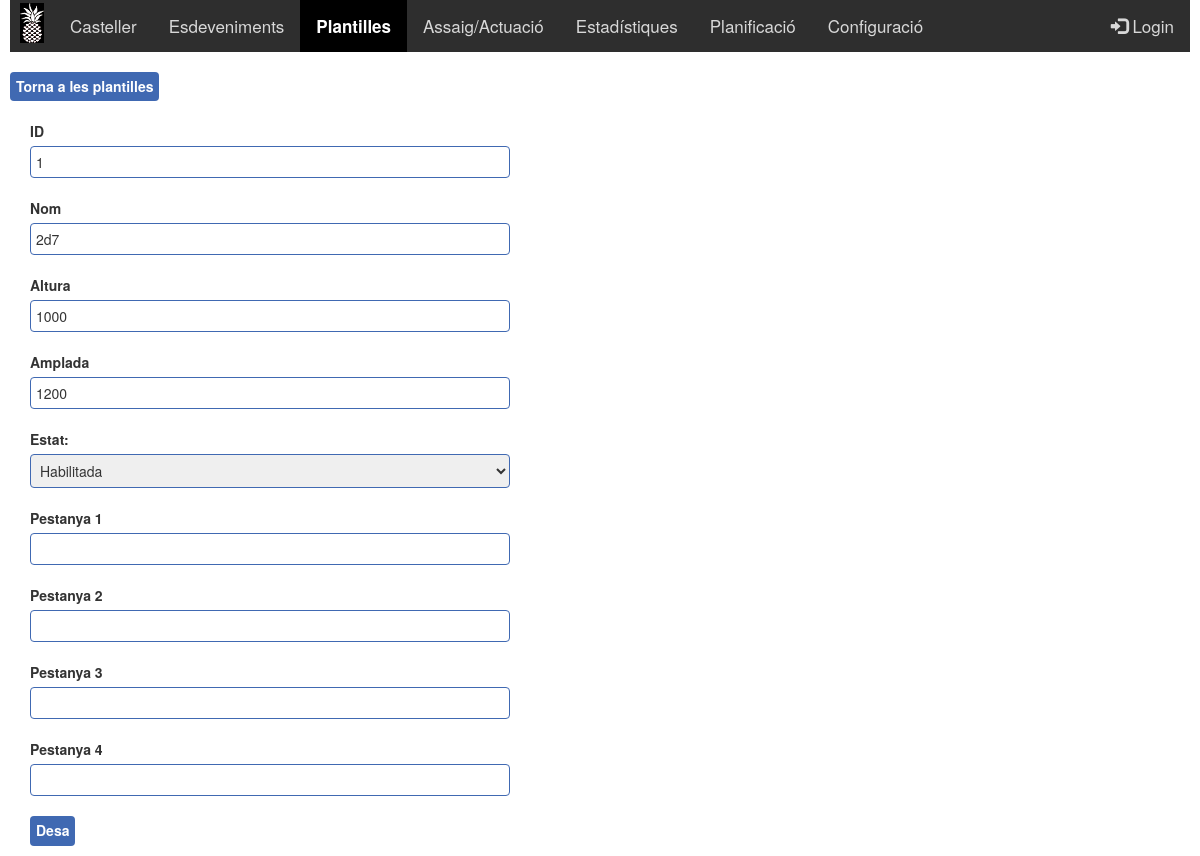
The page /Plantilla_Fitxa.php?id=1&nom=2d7 (signed in) on the database its author committed.
### tables this page shows
CREATE TABLE IF NOT EXISTS `PLANTILLA` (
  `Plantilla_ID` int(11) NOT NULL AUTO_INCREMENT,
  `Nom` varchar(20) NOT NULL,
  `Estat` int(11) NOT NULL,
  `W` int(11) NOT NULL DEFAULT '1000',
  `H` int(11) NOT NULL DEFAULT '700',
  `Pestanya_1` varchar(50) NOT NULL,
  `Pestanya_2` varchar(50) NOT NULL,
  `Pestanya_3` varchar(50) NOT NULL,
  `Pestanya_4` varchar(50) NOT NULL,
  PRIMARY KEY (`Plantilla_ID`)
);

### Plantilla_Fitxa.php (the view, shortened to what this page needs)
<html>
<head>
</head>
<?php include "$_SERVER[DOCUMENT_ROOT]/pinyator/Style.php";?>
<body>
<form method='post' action='Plantilla_Desa.php'>
<?php
include "$_SERVER[DOCUMENT_ROOT]/pinyator/Menu.php";
$id = 0;
if (!empty($_GET['id']))
{
	$id = intval($_GET['id']);
}
$nom = "";
$estat = 0;
$habilitada="";
$H=700;
$W=1000;
$ps1="";
$ps2="";
$ps3="";
$ps4="";
include "$_SERVER[DOCUMENT_ROOT]/pinyator/Connexio.php";
if ($id > 0)
{
	$sql="SELECT NOM, ESTAT, W, H,
	PESTANYA_1, PESTANYA_2, PESTANYA_3, PESTANYA_4
	FROM PLANTILLA
	WHERE PLANTILLA_ID = ".$id;
	$result = mysqli_query($conn, $sql);
	if (mysqli_num_rows($result) > 0)
	{
		while($row = mysqli_fetch_assoc($result))
		{
			$nom = $row["NOM"];
			$estat = $row["ESTAT"];
			$H = $row["H"];
			$W = $row["W"];
			$ps1 = $row["PESTANYA_1"];
			$ps2 = $row["PESTANYA_2"];
			$ps3 = $row["PESTANYA_3"];
			$ps4 = $row["PESTANYA_4"];
		}
	}
	else if (mysqli_error($conn) != "")
	{
		echo "Error: " . $sql . "<br>" . mysqli_error($conn);
	}
	if($estat==2)
	{
		$deshabilitada="selected";
		$habilitada="";
	}
	else
	{
		$habilitada="selected";
	}
}?>
<div>
  <a href="Plantilla.php" class="boto" >Torna a les plantilles</a>
</div>
<br>
<div style="position:absolute;width:500px">
<div class="form_group">
	<label>ID</label>
	<input type="text" class="form_edit" name="id" value="<?php echo $id ?>" readonly>
<br><br>
	<label>Nom</label>
	<input type="text" class="form_edit" name="nom" value="<?php echo $nom ?>" required>
<br><br>
	<label>Altura</label>
	<input type="number" class="form_edit" name="H" value="<?php echo $H ?>" required>
<br><br>
	<label>Amplada</label>
	<input type="number" class="form_edit" name="W" value="<?php echo $W ?>" required>
<br><br>
  <label for="sel1">Estat:</label>
  <select class="form_edit" name="estat">
	<option value=1 <?php echo $habilitada?>>Habilitada</option>
  </select>
<br><br>
	<label>Pestanya 1</label>
	<input type="text" class="form_edit" name="pestanya_1" value="<?php echo $ps1 ?>">
<br><br>
	<label>Pestanya 2</label>
	<input type="text" class="form_edit" name="pestanya_2" value="<?php echo $ps2 ?>">
<br><br>
	<label>Pestanya 3</label>
	<input type="text" class="form_edit" name="pestanya_3" value="<?php echo $ps3 ?>">
<br><br>
	<label>Pestanya 4</label>
	<input type="text" class="form_edit" name="pestanya_4" value="<?php echo $ps4 ?>">
<br><br>
	<button type="Submit" class="boto">Desa</button>
</div>
</div>
</form>
</body>
</html>

### Style_Custom.css (style rules this page uses)
.boto { display: inline-block; padding: 2px 6px; font-size: 14px; line-height: 1.8; -webkit-appearance: none; -moz-appearance: none; appearance: none; -webkit-box-shadow: none; -moz-box-shadow: none; box-shadow: none; -webkit-border-radius: 0; -moz-border-radius: 0; border-radius: 4px; color: #FFF; background-color: #4069B2; border-color:#1D51B2; border: none; text-align: center; white-space: nowrap; vertical-align: middle; cursor: pointer; background-image: none; font-weight: bold; }
div.form_group { padding-left: 20px; padding-bottom: 10px; }
.form_edit { border: 1px solid #4069B2; border-radius: 4px; width:100%; padding: 5px; }

### rows shown on the page
plantilla: nom "2d7", H "1000", W "1200"
